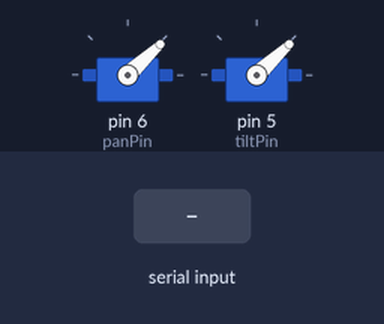
A program run on a simulated Arduino Micro, built with avr-gcc and run on an emulated ATmega32U4. Shown: 2 × servo. The inputs (shaded band) are chosen by the test bench.

Above: at 1.7 s.
1.8 s: "200#" received over Serial
At 1.95 s:
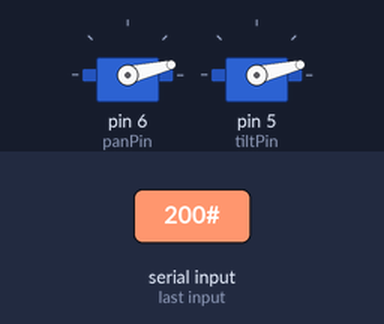
At 2.4 s:
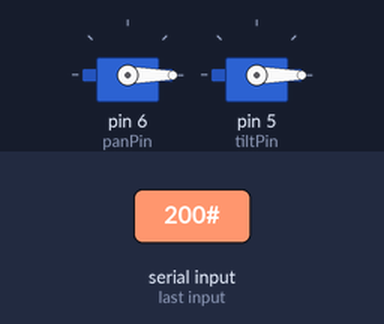
Timing chart, 0 to 4.8 s (numbered marks = the images above; inputs shaded):
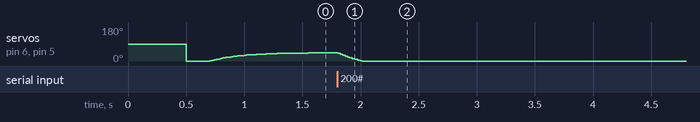

The program:

main.cpp
```cpp
#include <Arduino.h>
#include <Servo.h>

Servo panServo;  // create servo object to control a servo
Servo tiltServo; // twelve servo objects can be created on most boards

//################# PIN DEFINITIONS ########################
const int panPin = 6;
const int tiltPin = 5;

//############################ VARIABLES ########################################
float panPos = 1000.0;          // variable to store the servo position
float tiltPos = 1000.0;         // variable to store the servo position
float panPosSmoothed = 1000.0;  // variable to store the servo position
float tiltPosSmoothed = 1000.0; // variable to store the servo position
float panPosPre;                // variable to store the servo position
float tiltPosPre;               // variable to store the servo position

String Data_In = "";
String panIn = "";
String tiltIn = "";

bool isOn = true;

//################### FUNCTIONDECLAREATIONS ###############
void move(float pan, float tilt);

void setup()
{
  Serial.begin(115200);
  panServo.attach(panPin);
  tiltServo.attach(tiltPin);
  delay(500);
  panServo.writeMicroseconds(panPos);
  tiltServo.writeMicroseconds(tiltPos);
}

void loop()
{
  if (Serial.available() > 0)
  {
    Data_In = Serial.readStringUntil('#');
    panIn = Data_In.substring(0, Data_In.indexOf("-"));
    tiltIn = Data_In.substring(Data_In.indexOf("-") + 1, Data_In.indexOf("#"));
    if (panIn == "off")
    {
      isOn = false;
      panServo.detach();
      tiltServo.detach();
    }
    else if (panIn == "on")
    {
      isOn = true;
      panServo.attach(panPin);
      tiltServo.attach(tiltPin);
    }
    else
    {
      float convertp = panIn.toFloat();
      float convertt = tiltIn.toFloat();
      if (convertp > 0.00)
      {
        panPos = convertp;
      }
      if (convertt > 0.00)
      {
        tiltPos = convertt;
      }
    }
  }

  panPosSmoothed = (panPos * 0.02) + (panPosPre * 0.98);
  tiltPosSmoothed = (tiltPos * 0.02) + (tiltPosPre * 0.98);

  panPosPre = panPosSmoothed;
  tiltPosPre = tiltPosSmoothed;
  if (isOn == true){
    move(panPosSmoothed, tiltPosPre);
  }
  delay(5);
}

void move(float pan, float tilt)
{
  // Serial.print("pan ");
  // Serial.print(pan);
  // Serial.print("  tilt ");
  // Serial.println(tilt);
  panServo.writeMicroseconds(pan);
  tiltServo.writeMicroseconds(tilt);
}
```

Measured:
- after the input at 1.8 s, servo on pin 6 (panPin), servo on pin 5 (tiltPin): moves from 44° to 0° over 0.21 s, starting at once
